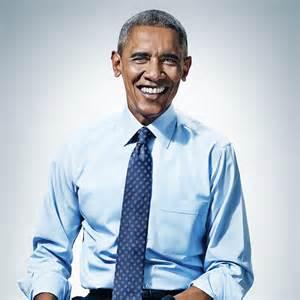
%> input picture ImageSpeech/mouthDetection/obama.jpg, 300 x 300 px
$ octave mouthExtract.m   (GNU Octave 9; MATLAB toolbox functions it lacks are replaced by stand-ins)
%> lines starting %> are read from the running program, lines starting %| are printed output that depends on the picture

% read image
I = imread('obama.jpg');
%> I is the input picture: size 300x300x3 uint8; mean R, G, B 183.6, 195.4, 206.7

% by default, detect faces. Give argument to detect Mouth
MouthDetect = vision.CascadeObjectDetector;%('Mouth','MergeThreshold',100);
BB=step(MouthDetect,I);
%> BB = [119 31 72 72]
figure,
imshow(I); hold on
for i = 1:size(BB,1)

    %rectangle('Position',BB(i,:),'LineWidth',1,'LineStyle','-','EdgeColor','r');

    % increase rectangle size to cover whole face and chin. We assume faces
    % are not upside-down
    increase = 0.2;
    % height
    BB(i,2) = round(BB(i,2) - increase/2*BB(i,3));
    BB(i,4) = round(BB(i,4) * (1+increase));

    % width
    %BB(i,1) = round(BB(i,1) - increase/2*BB(i,3));
    %BB(i,3) = round(BB(i,3) * (1+increase));

    % remove upper half, we don't need forehead/eyes etc
    BB(i,4) = round(BB(i,4)./2);
    BB(i,2) = BB(i,2) + BB(i,4)

    % rectangle position: [x y w h]. The x and y elements define the coordinate for the LOWER left corner
    %                                The w and h elements define the dimensions of the rectangle.
 rectangle('Position',BB(i,:),'LineWidth',1,'LineStyle','-','EdgeColor','r');
end
%> this loop made 1 pass
%> increase on pass 1: 0.2
%> after the loop, BB = [119 67 72 43]
title('Mouth Detection');
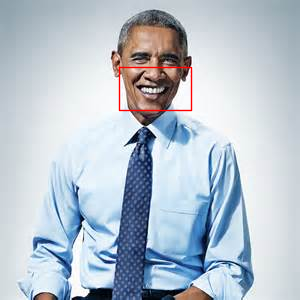
%> figure redrawn from the program's plot data; its title reads 'Mouth Detection'
hold off;
